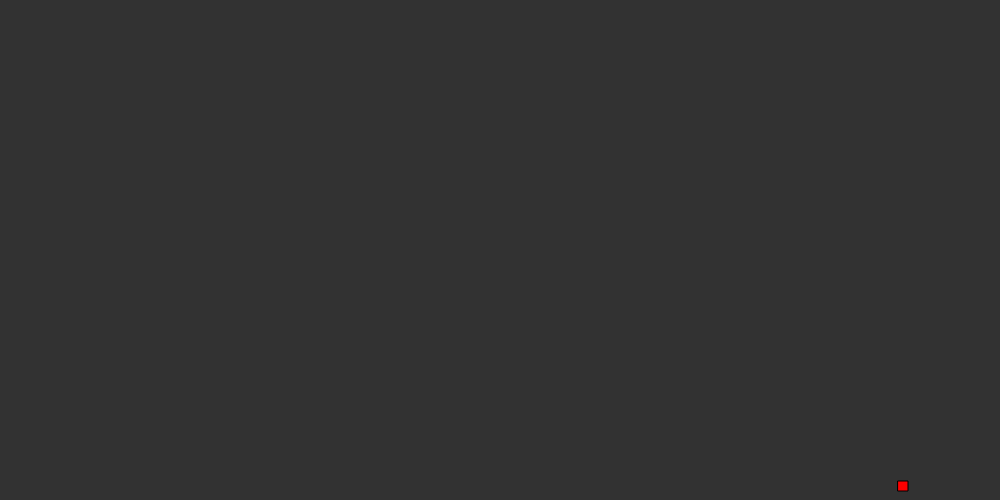
Frame 1 (no input)
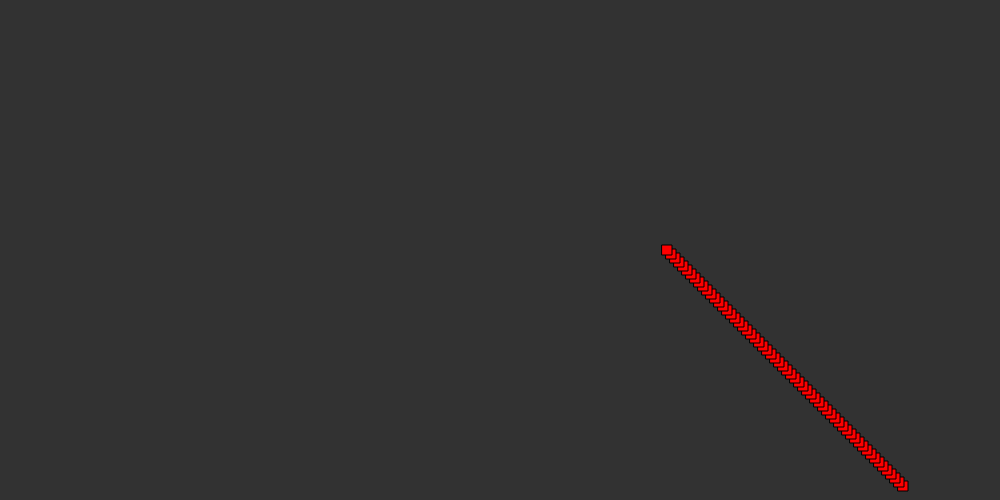
Frame 60 (no input)
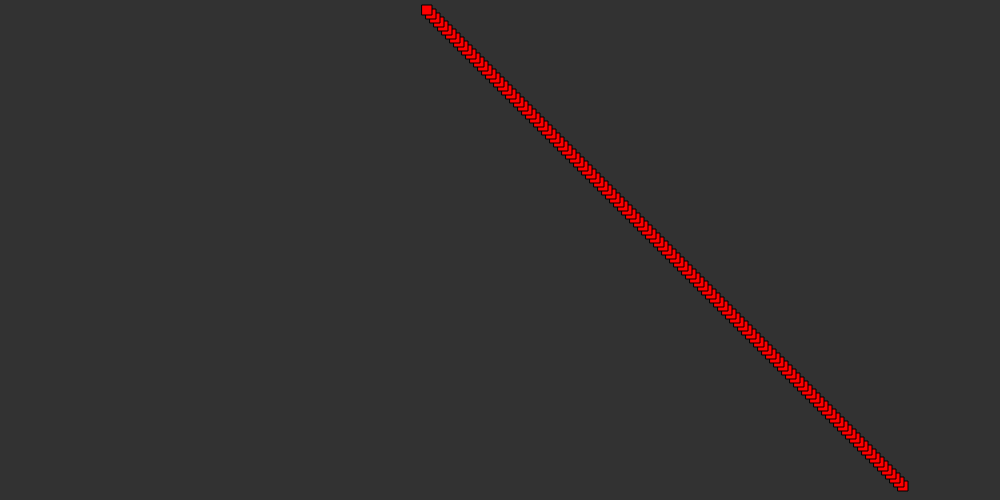
Frame 120 (the mouse pressed at the canvas centre since frame 60)

The p5.js sketch that drew these frames (run headless with seeded random() and noise() and a simulated clock; from frame 60 on, the mouse is pressed at the canvas centre):

// p5.js sketch
// ── sketch.js
var speed = 4;

var x_axis = false;
var y_axis = false;

var display_w = 1000;
var display_h = 500;

var ball_current_x = Math.floor(Math.random() * display_w) + 0;
var ball_current_y = Math.floor(Math.random() * display_h) + 0;

var c_red = 255;
var c_green = 0;
var c_blue = 0;

function setup() {
  createCanvas(display_w, display_h);
  background(50);
  frameRate(120);
}

function draw() {
  
  //Clear field
  //resetField();
  
  //Wall Bounce
  if (ball_current_y >= display_h-10 || ball_current_y <= 0) {
    y_axis = !y_axis;
    if (c_red == 255 && c_green == 0 && c_blue == 0) {
      c_red = 0;
      c_green = 255;
    } else if (c_red == 0 && c_green == 255 && c_blue == 0) {
      c_green = 0;
      c_blue = 255;
    } else if (c_red == 0 && c_green == 0 && c_blue == 255) {
      c_blue = 0;
      c_red = 255;
    }
  }
  
  if (ball_current_x >= display_w-10 || ball_current_x <= 0) {
    x_axis = !x_axis;
    if (c_red == 255 && c_green == 0 && c_blue == 0) {
      c_red = 0;
      c_green = 255;
    } else if (c_red == 0 && c_green == 255 && c_blue == 0) {
      c_green = 0;
      c_blue = 255;
    } else if (c_red == 0 && c_green == 0 && c_blue == 255) {
      c_blue = 0;
      c_red = 255;
    }
  }

  if (x_axis) {
    ball_current_x += speed;
  } else {
    ball_current_x -= speed;
  }
  if (y_axis) {
    ball_current_y += speed;
  } else {
      ball_current_y -= speed;
  }

  //Ball
  fill(c_red,c_green,c_blue);
  rect(ball_current_x, ball_current_y, 10, 10);
    
}

var dummyboo = false;

function keyPressed() {
  if (!dummyboo) {
    noLoop();
  } else {
    loop();
  }
  dummyboo = !dummyboo;
}

function resetField() {
  background(50);
}
